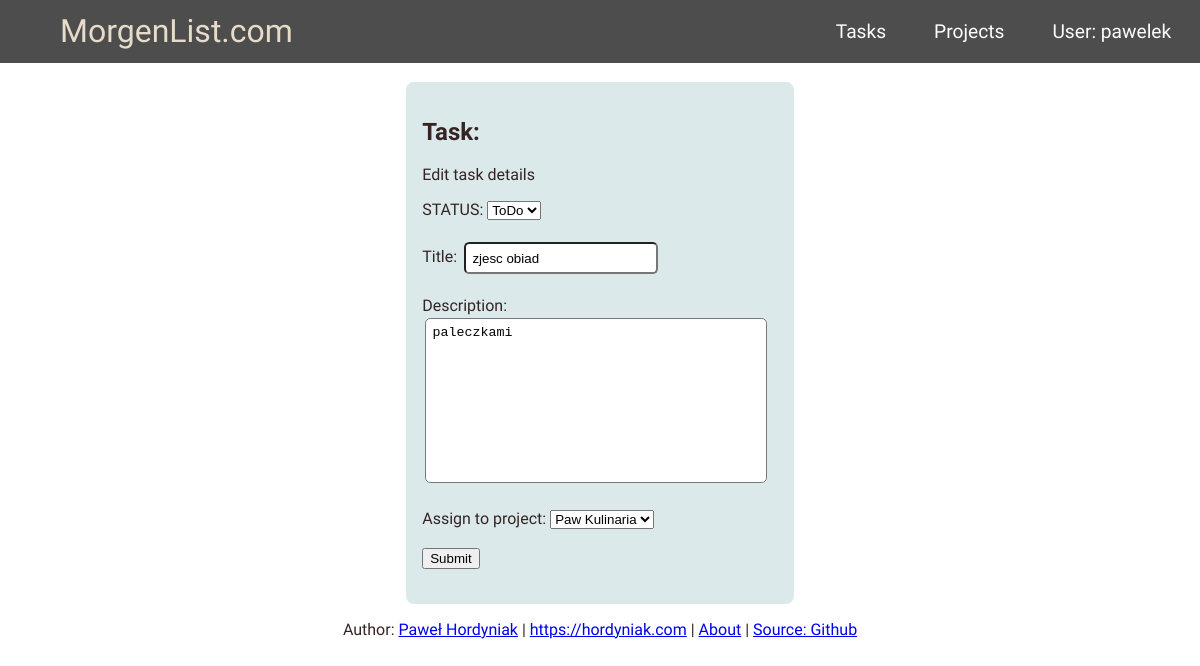
The page /edit_task/10 (signed in) on the database its author committed.
### tasktrack/models.py (models this page shows, shortened)
class Task(models.Model):
    author = models.ForeignKey('auth.User', on_delete=models.CASCADE)
    project = models.ForeignKey('tasktrack.Project', related_name='Tasks', null=True, on_delete=models.CASCADE)
    title = models.CharField(max_length=200, unique=True)
    updated_on = models.DateTimeField(auto_now = True)
    description = models.TextField()
    created_on = DateTimeField(auto_now_add=True)
    status = models.IntegerField(choices=STATUS, default = 0)
    class Meta:
        ordering = ['created_on']

### tasktrack/views.py (the view)
# urls.py: path('edit_task/<int:pk>', views.TaskEditView.as_view(), name='edit_task'),
class TaskEditView(LoginRequiredMixin, generic.UpdateView):
    login_url = '/login/'
    model = Task
    form_class = TaskForm
    template_name = 'task_form.html'
    success_url = reverse_lazy('task_list')
    def get_form_kwargs(self):
        kwargs = super(TaskEditView, self).get_form_kwargs()
        kwargs['request'] = self.request
        return kwargs

### tasktrack/forms.py
class TaskForm(forms.ModelForm):
    class Meta():
        model = Task
        fields = {'project', 'title', 'description', 'status'}
        widgets = {
                'title': forms.TextInput(attrs={'class':'textinputclass'}),
                'description': forms.Textarea(attrs={'class':'textinputclass-description'}),
            }
    def __init__(self, *args, **kwargs):
        self.request = kwargs.pop('request')
        super(TaskForm, self).__init__(*args, **kwargs)
        self.fields['project'].queryset = Project.objects.filter(owner=self.request.user)

### tasktrack/models.py (called while the page is built)
    def __str__(self) -> str:
        return self.title

### tasktrack/templates/task_form.html (shortened to what this page needs)
{% extends "base.html" %}
{% block content %}
<br>
<div class='task_form'>
    <div class="edit_task">
        <div class=''>
            <h2 class = "title">Task:</h2>
            <p>Edit task details</p>
            <form method="POST" action="">
                STATUS: {{ form.status }}<br><br>
                Title: {{ form.title }}<br><br>
                Description: <br>{{ form.description }}<br><br>
                Assign to project: {{ form.project }}<br><br>
                <input type="submit" value="Submit">
            </form><br>
        </div>
    </div>
</div>
{% endblock %}

### tasktrack/templates/base.html (shortened to what this page needs)
<!DOCTYPE html>
{% load static %}
<html lang="en">
<head>
    <link rel="stylesheet" href="{% static 'css/base.css' %}">
</head>
<body>
    <nav class="MyNavbar">
        <a href="{% url 'task_list' %}" class="site-logo">MorgenList.com</a>
        <ul class="nav-links">
            {% if request.user.is_authenticated %}
                <li class='nav-item'><a href="{% url 'task_list' %}">Tasks</a></li>
                <li class='nav-item'><a href="{% url 'project_list' %}">Projects</a></li>
                <li class='nav-item'><a href="{% url 'logout' %}">User: {{ request.user }}</a></li>
            {% else %}
                <li class='nav-item'><a href="{% url 'user_login' %}">Login</a></li>
            {% endif %}
        </ul>
    </nav>
    {% block content %}{% endblock content %}
    <p class="footer">Author: <a href="mailto:hordyniak@gmail.com">Paweł Hordyniak</a> | <a href="https://hordyniak.com">https://hordyniak.com</a> | <a href="{% url 'about' %}">About</a> | <a href="https://github.com/Pawel-9215/TaskManager">Source: Github</a></p>
</body>
</html>

### tasktrack/static/css/base.css (style rules this page uses)
body { margin: 0; font-family: 'Barlow Semi Condensed', sans-serif; color: rgb(53, 36, 36); background-color: rgb(255, 255, 255); }
.textinputclass { padding: 0.5em; margin: 0.2em; border-radius: 0.4em; justify-content: center; }
.textinputclass-description { padding: 0.5em; margin: 0.2em; border-radius: 0.4em; width: 92%; resize: none; }
.site-logo { font-family: 'Odibee Sans', cursive; text-decoration: none; font-size:xx-large; color: #E6DCC9; margin: 0; padding: 0em; margin-left: 5%; }
.task_form { display:flex; justify-content: center; width: 100%; }
.edit_task { display: flex; justify-content: center; align-content: center; justify-self: center; background-color: #DBE9EA; padding: 1em; width: auto; border-radius: 0.5em; }
.footer { text-align: center; }
ul { list-style-type: none; }
.nav-item a { display: inline-block; padding: 0.2em 1em; margin-right: 0.5em; text-decoration: none; color: #FDFDFD; font-size: larger; border-radius: 0.3em; }
.MyNavbar { display: flex; justify-content: space-between; background-color: #4D4D4D; align-items: center; transition: 50ms; height: 2.8em; }
.nav-links { display: flex; }
@media all and (max-width: 1200px) { .MyNavbar { flex-wrap: wrap; height: auto; } }

### rows shown on the page
Task: status "ToDo", title "zjesc obiad", description "paleczkami", project "Paw Kulinaria"

### other values the page prints
{{ request.user }} "pawelek"
